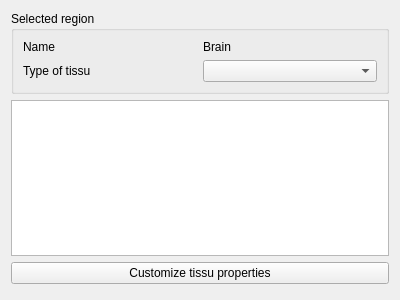
<?xml version="1.0" encoding="UTF-8"?>
<ui version="4.0">
 <class>Form</class>
 <widget class="QWidget" name="Form">
  <property name="geometry">
   <rect>
    <x>0</x>
    <y>0</y>
    <width>400</width>
    <height>300</height>
   </rect>
  </property>
  <property name="windowTitle">
   <string>Form</string>
  </property>
  <layout class="QVBoxLayout" name="verticalLayout_2">
   <item>
    <widget class="QGroupBox" name="groupBox">
     <property name="title">
      <string>Selected region</string>
     </property>
     <layout class="QGridLayout" name="gridLayout_2">
      <item row="0" column="1">
       <widget class="QLabel" name="tissuNameLabel">
        <property name="text">
         <string>Brain</string>
        </property>
       </widget>
      </item>
      <item row="1" column="0">
       <widget class="QLabel" name="label_3">
        <property name="text">
         <string>Type of tissu</string>
        </property>
       </widget>
      </item>
      <item row="0" column="0">
       <widget class="QLabel" name="label">
        <property name="text">
         <string>Name</string>
        </property>
       </widget>
      </item>
      <item row="1" column="1">
       <widget class="QComboBox" name="tissuTypeComboBox"/>
      </item>
     </layout>
    </widget>
   </item>
   <item>
    <widget class="QTextEdit" name="textEdit">
     <property name="readOnly">
      <bool>true</bool>
     </property>
    </widget>
   </item>
   <item>
    <widget class="QPushButton" name="pushButton">
     <property name="text">
      <string>Customize tissu properties</string>
     </property>
    </widget>
   </item>
   <item>
    <spacer name="verticalSpacer">
     <property name="orientation">
      <enum>Qt::Vertical</enum>
     </property>
     <property name="sizeHint" stdset="0">
      <size>
       <width>20</width>
       <height>40</height>
      </size>
     </property>
    </spacer>
   </item>
  </layout>
 </widget>
 <resources/>
 <connections/>
</ui>
